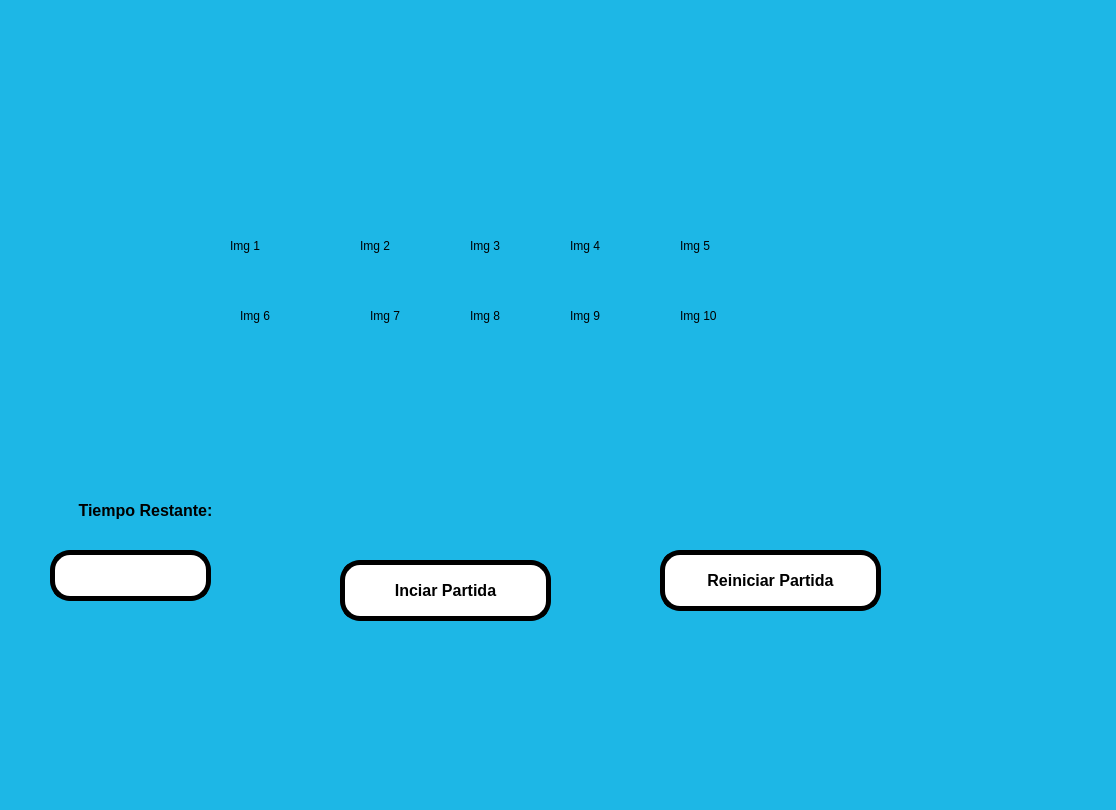
<?xml version="1.0" encoding="UTF-8"?>
<ui version="4.0">
 <class>MainWindow</class>
 <widget class="QMainWindow" name="MainWindow">
  <property name="geometry">
   <rect>
    <x>0</x>
    <y>0</y>
    <width>1116</width>
    <height>810</height>
   </rect>
  </property>
  <property name="windowTitle">
   <string>MainWindow</string>
  </property>
  <property name="styleSheet">
   <string notr="true">
background-color: rgb(29, 183, 230);</string>
  </property>
  <widget class="QWidget" name="centralwidget">
   <widget class="QLabel" name="imagen">
    <property name="geometry">
     <rect>
      <x>20</x>
      <y>10</y>
      <width>161</width>
      <height>131</height>
     </rect>
    </property>
    <property name="styleSheet">
     <string notr="true"/>
    </property>
    <property name="text">
     <string/>
    </property>
    <property name="pixmap">
     <pixmap resource="../Archivos/Recursos.qrc">:/ejercicios/FIT_logo_vertical.png</pixmap>
    </property>
    <property name="scaledContents">
     <bool>true</bool>
    </property>
   </widget>
   <widget class="QLabel" name="img1">
    <property name="geometry">
     <rect>
      <x>230</x>
      <y>230</y>
      <width>81</width>
      <height>31</height>
     </rect>
    </property>
    <property name="text">
     <string>Img 1</string>
    </property>
    <property name="scaledContents">
     <bool>true</bool>
    </property>
   </widget>
   <widget class="QLabel" name="label_2">
    <property name="geometry">
     <rect>
      <x>360</x>
      <y>230</y>
      <width>81</width>
      <height>31</height>
     </rect>
    </property>
    <property name="text">
     <string>Img 2</string>
    </property>
    <property name="scaledContents">
     <bool>true</bool>
    </property>
   </widget>
   <widget class="QLabel" name="label_3">
    <property name="geometry">
     <rect>
      <x>470</x>
      <y>230</y>
      <width>81</width>
      <height>31</height>
     </rect>
    </property>
    <property name="text">
     <string>Img 3</string>
    </property>
    <property name="scaledContents">
     <bool>true</bool>
    </property>
   </widget>
   <widget class="QLabel" name="label_4">
    <property name="geometry">
     <rect>
      <x>570</x>
      <y>230</y>
      <width>81</width>
      <height>31</height>
     </rect>
    </property>
    <property name="text">
     <string>Img 4</string>
    </property>
    <property name="scaledContents">
     <bool>true</bool>
    </property>
   </widget>
   <widget class="QLabel" name="label_5">
    <property name="geometry">
     <rect>
      <x>680</x>
      <y>230</y>
      <width>81</width>
      <height>31</height>
     </rect>
    </property>
    <property name="text">
     <string>Img 5</string>
    </property>
    <property name="scaledContents">
     <bool>true</bool>
    </property>
   </widget>
   <widget class="QLabel" name="label_6">
    <property name="geometry">
     <rect>
      <x>240</x>
      <y>300</y>
      <width>81</width>
      <height>31</height>
     </rect>
    </property>
    <property name="text">
     <string>Img 6</string>
    </property>
    <property name="scaledContents">
     <bool>true</bool>
    </property>
   </widget>
   <widget class="QLabel" name="label_7">
    <property name="geometry">
     <rect>
      <x>370</x>
      <y>300</y>
      <width>81</width>
      <height>31</height>
     </rect>
    </property>
    <property name="text">
     <string>Img 7</string>
    </property>
    <property name="scaledContents">
     <bool>true</bool>
    </property>
   </widget>
   <widget class="QLabel" name="label_8">
    <property name="geometry">
     <rect>
      <x>470</x>
      <y>300</y>
      <width>81</width>
      <height>31</height>
     </rect>
    </property>
    <property name="text">
     <string>Img 8</string>
    </property>
    <property name="scaledContents">
     <bool>true</bool>
    </property>
   </widget>
   <widget class="QLabel" name="label_9">
    <property name="geometry">
     <rect>
      <x>570</x>
      <y>300</y>
      <width>81</width>
      <height>31</height>
     </rect>
    </property>
    <property name="text">
     <string>Img 9</string>
    </property>
    <property name="scaledContents">
     <bool>true</bool>
    </property>
   </widget>
   <widget class="QLabel" name="label_10">
    <property name="geometry">
     <rect>
      <x>680</x>
      <y>300</y>
      <width>81</width>
      <height>31</height>
     </rect>
    </property>
    <property name="text">
     <string>Img 10</string>
    </property>
    <property name="scaledContents">
     <bool>true</bool>
    </property>
   </widget>
   <widget class="QPushButton" name="btn_iniciar">
    <property name="geometry">
     <rect>
      <x>340</x>
      <y>560</y>
      <width>211</width>
      <height>61</height>
     </rect>
    </property>
    <property name="font">
     <font>
      <pointsize>12</pointsize>
      <weight>75</weight>
      <bold>true</bold>
     </font>
    </property>
    <property name="styleSheet">
     <string notr="true">background-color: rgb(255, 255, 255);
border-radius:20px;
border:  5px solid black;</string>
    </property>
    <property name="text">
     <string>Inciar Partida</string>
    </property>
   </widget>
   <widget class="QPushButton" name="btn_reiniciar">
    <property name="geometry">
     <rect>
      <x>660</x>
      <y>550</y>
      <width>221</width>
      <height>61</height>
     </rect>
    </property>
    <property name="font">
     <font>
      <pointsize>12</pointsize>
      <weight>75</weight>
      <bold>true</bold>
     </font>
    </property>
    <property name="styleSheet">
     <string notr="true">background-color: rgb(255, 255, 255);
border-radius:20px;
border:  5px solid black;</string>
    </property>
    <property name="text">
     <string>Reiniciar Partida</string>
    </property>
   </widget>
   <widget class="QLineEdit" name="lineEdit">
    <property name="geometry">
     <rect>
      <x>50</x>
      <y>550</y>
      <width>161</width>
      <height>51</height>
     </rect>
    </property>
    <property name="styleSheet">
     <string notr="true">background-color: rgb(255, 255, 255);
border-radius:20px;
border:  5px solid black;</string>
    </property>
   </widget>
   <widget class="QLabel" name="label">
    <property name="geometry">
     <rect>
      <x>40</x>
      <y>500</y>
      <width>211</width>
      <height>20</height>
     </rect>
    </property>
    <property name="font">
     <font>
      <pointsize>12</pointsize>
      <weight>75</weight>
      <bold>true</bold>
     </font>
    </property>
    <property name="text">
     <string>Tiempo Restante:</string>
    </property>
    <property name="alignment">
     <set>Qt::AlignCenter</set>
    </property>
   </widget>
   <widget class="QLabel" name="imagen_2">
    <property name="geometry">
     <rect>
      <x>740</x>
      <y>0</y>
      <width>331</width>
      <height>121</height>
     </rect>
    </property>
    <property name="styleSheet">
     <string notr="true"/>
    </property>
    <property name="text">
     <string/>
    </property>
    <property name="pixmap">
     <pixmap resource="../Archivos/Recursos.qrc">:/ejercicios/log_uat_nuevo.png</pixmap>
    </property>
    <property name="scaledContents">
     <bool>true</bool>
    </property>
   </widget>
  </widget>
  <widget class="QMenuBar" name="menubar">
   <property name="geometry">
    <rect>
     <x>0</x>
     <y>0</y>
     <width>1116</width>
     <height>26</height>
    </rect>
   </property>
  </widget>
  <widget class="QStatusBar" name="statusbar"/>
 </widget>
 <resources>
  <include location="../Archivos/Recursos.qrc"/>
 </resources>
 <connections/>
</ui>
